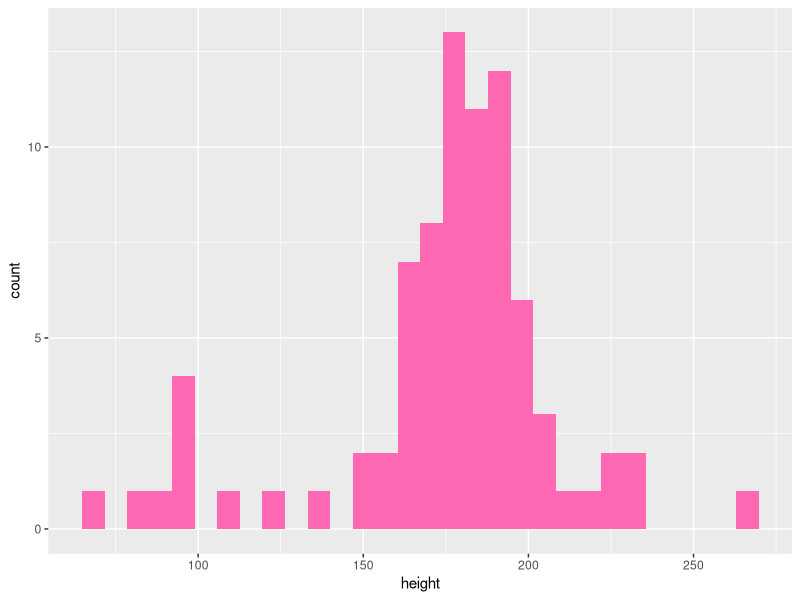
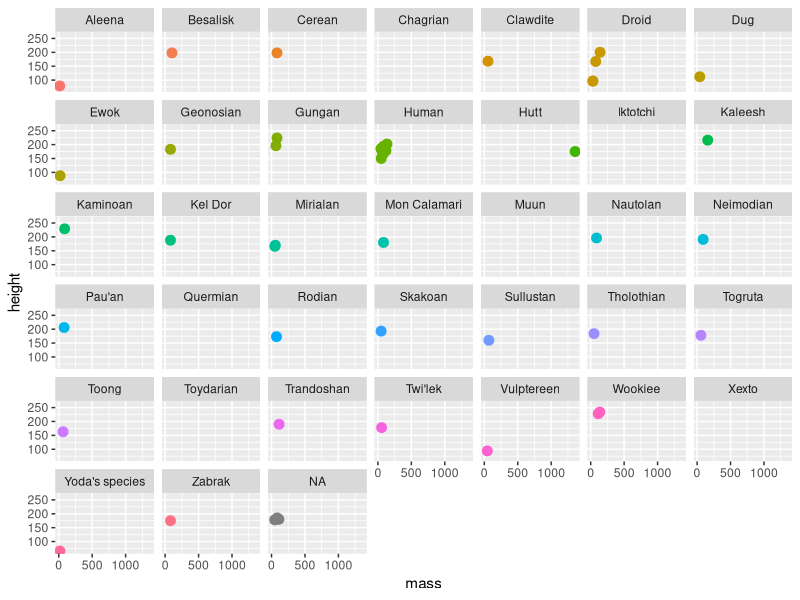

Source code (R) for these figures, in order:
## ---- chunk 1
knitr::opts_chunk$set(echo = TRUE, warning = F, message = F)
knitr::opts_chunk$set(fig.width = 10, fig.height = 5.2) 
htmltools::tagList(rmarkdown::html_dependency_font_awesome())
## ---- chunk 2
cat(readLines("porg_tabs.txt"))
## ---- chunk 3
# Load packages
library(dplyr)
library(ggplot2)
library(ggrepel)

# Get starwars character data
star_df <- starwars
## ---- chunk 4
# What is this?
glimpse(star_df)
## ---- chunk 5
# Height distribution
ggplot(star_df, aes(x = height)) + geom_histogram(fill = "hotpink")
## ---- chunk 6
# Split out by species
ggplot(star_df, aes(x = mass, y = height)) +
  geom_point(aes(color = species), size = 3) +
  facet_wrap("species") +
  guides(color = FALSE)
